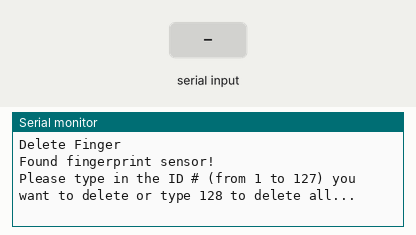
A sketch run on a simulated Arduino Mega 2560, built with avr-gcc and run on an emulated ATmega2560. Shown: the last lines printed to the serial monitor. The inputs (shaded band) are chosen by the test bench.

Above: at 2.3 s.
2.4 s: "90,45\n" received over Serial
At 2.53 s:
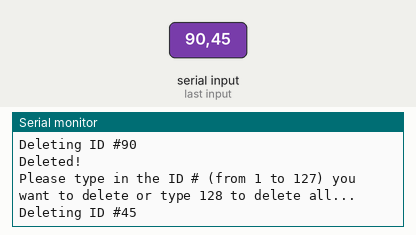
3.9 s: "128\n" received over Serial
At 4.3 s:
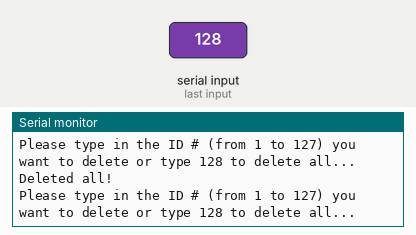

Measured:
- after the input at 2.4 s, the serial monitor: prints a new line at once (image 1)
- after the input at 3.9 s, the serial monitor: prints a new line at once (image 2)

The sketch:

Finger_delete_code.ino
```cpp
#include <Adafruit_Fingerprint.h>

#if (defined(__AVR__) || defined(ESP8266)) && !defined(__AVR_ATmega2560__)
SoftwareSerial mySerial(2, 3);
#else
#define mySerial Serial1
#endif

Adafruit_Fingerprint finger = Adafruit_Fingerprint(&mySerial);

void setup() {
  Serial.begin(9600);
  while (!Serial);
  delay(100);
  Serial.println("\n\nDelete Finger");

  finger.begin(57600);

  if (finger.verifyPassword()) {
    Serial.println("Found fingerprint sensor!");
  } else {
    Serial.println("Did not find fingerprint sensor :(");
    while (1);
  }
}

uint8_t readnumber(void) {
  uint8_t num = 0;

  while (num == 0) {
    while (! Serial.available());
    num = Serial.parseInt();
  }
  return num;
}

void loop() {
  Serial.println("Please type in the ID # (from 1 to 127) you want to delete or type 128 to delete all...");
  uint8_t id = readnumber();
  if (id == 0) {
     return;
  } else if (id == 128) {
    deleteAllFingerprints();
    return;
  }

  Serial.print("Deleting ID #");
  Serial.println(id);

  deleteFingerprint(id);
}

uint8_t deleteFingerprint(uint8_t id) {
  uint8_t p = -1;

  p = finger.deleteModel(id);

  if (p == FINGERPRINT_OK) {
    Serial.println("Deleted!");
  } else if (p == FINGERPRINT_PACKETRECIEVEERR) {
    Serial.println("Communication error");
  } else if (p == FINGERPRINT_BADLOCATION) {
    Serial.println("Could not delete in that location");
  } else if (p == FINGERPRINT_FLASHERR) {
    Serial.println("Error writing to flash");
  } else {
    Serial.print("Unknown error: 0x"); Serial.println(p, HEX);
  }

  return p;
}

uint8_t deleteAllFingerprints() {
  uint8_t p = finger.emptyDatabase();
  if (p == FINGERPRINT_OK) {
    Serial.println("Deleted all!");
  } else if (p == FINGERPRINT_PACKETRECIEVEERR) {
    Serial.println("Communication error");
  } else if (p == FINGERPRINT_BADLOCATION) {
    Serial.println("Could not delete in that location");
  } else if (p == FINGERPRINT_FLASHERR) {
    Serial.println("Error writing to flash");
  } else {
    Serial.print("Unknown error: 0x"); Serial.println(p, HEX);
  }
  return p;
}
```
